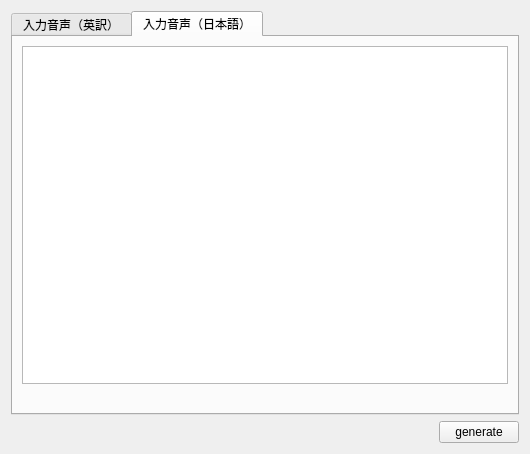
<?xml version="1.0" encoding="UTF-8"?>
<ui version="4.0">
 <class>Form</class>
 <widget class="QWidget" name="Form">
  <property name="geometry">
   <rect>
    <x>0</x>
    <y>0</y>
    <width>530</width>
    <height>454</height>
   </rect>
  </property>
  <property name="windowTitle">
   <string>お喋りAI絵師</string>
  </property>
  <layout class="QGridLayout" name="gridLayout">
   <item row="3" column="2">
    <widget class="QPushButton" name="pushButton">
     <property name="text">
      <string>generate</string>
     </property>
    </widget>
   </item>
   <item row="1" column="0" colspan="3">
    <widget class="QTabWidget" name="tabWidget">
     <property name="currentIndex">
      <number>1</number>
     </property>
     <widget class="QWidget" name="tab">
      <attribute name="title">
       <string>入力音声（英訳）</string>
      </attribute>
      <layout class="QVBoxLayout" name="verticalLayout">
       <item>
        <widget class="QTextBrowser" name="textBrowser"/>
       </item>
       <item>
        <widget class="QLabel" name="label">
         <property name="text">
          <string/>
         </property>
        </widget>
       </item>
      </layout>
     </widget>
     <widget class="QWidget" name="tab_2">
      <attribute name="title">
       <string>入力音声（日本語）</string>
      </attribute>
      <layout class="QVBoxLayout" name="verticalLayout_2">
       <item>
        <widget class="QTextBrowser" name="textBrowser_2"/>
       </item>
       <item>
        <widget class="QLabel" name="label_2">
         <property name="text">
          <string/>
         </property>
        </widget>
       </item>
      </layout>
     </widget>
    </widget>
   </item>
   <item row="3" column="1">
    <spacer name="horizontalSpacer_6">
     <property name="orientation">
      <enum>Qt::Horizontal</enum>
     </property>
     <property name="sizeHint" stdset="0">
      <size>
       <width>40</width>
       <height>20</height>
      </size>
     </property>
    </spacer>
   </item>
  </layout>
 </widget>
 <resources/>
 <connections/>
</ui>
